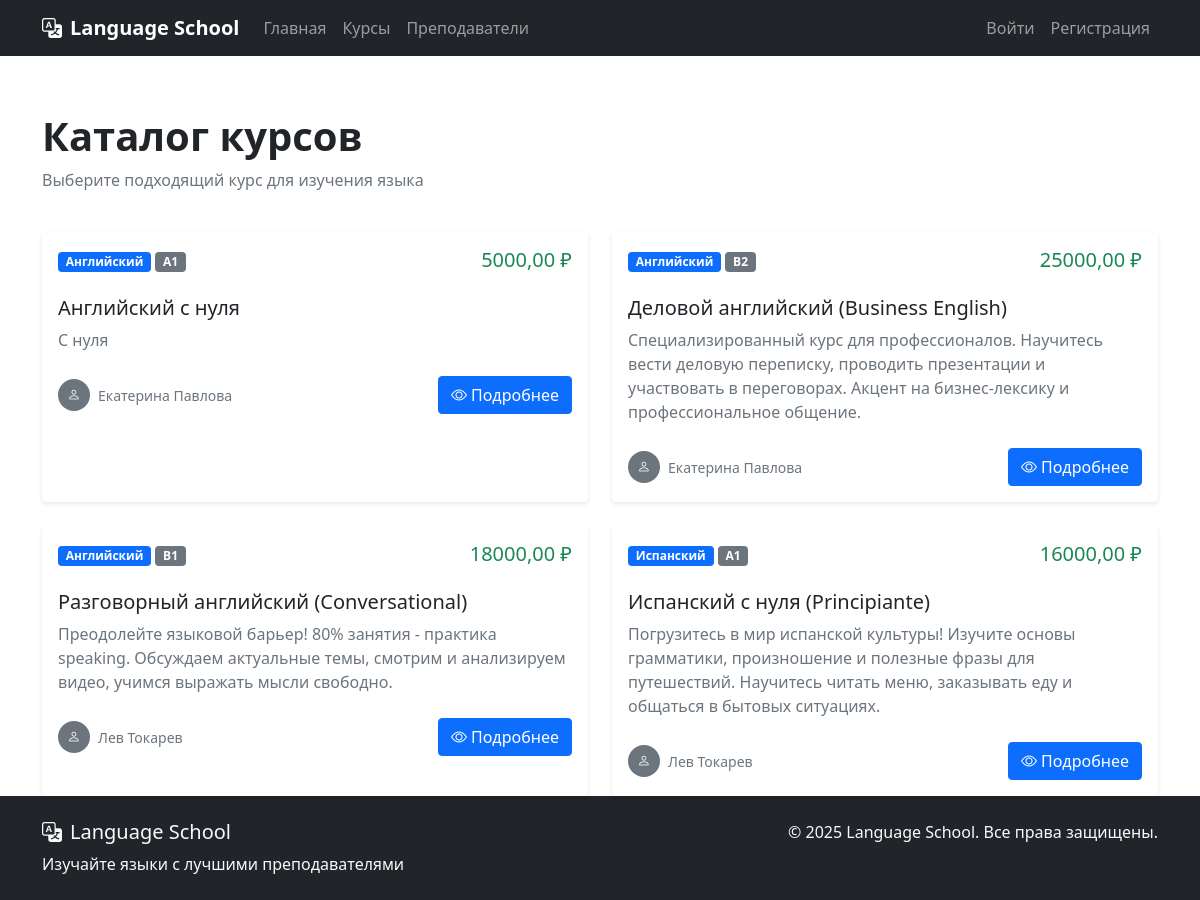
Page /courses/ on the earlier database version.
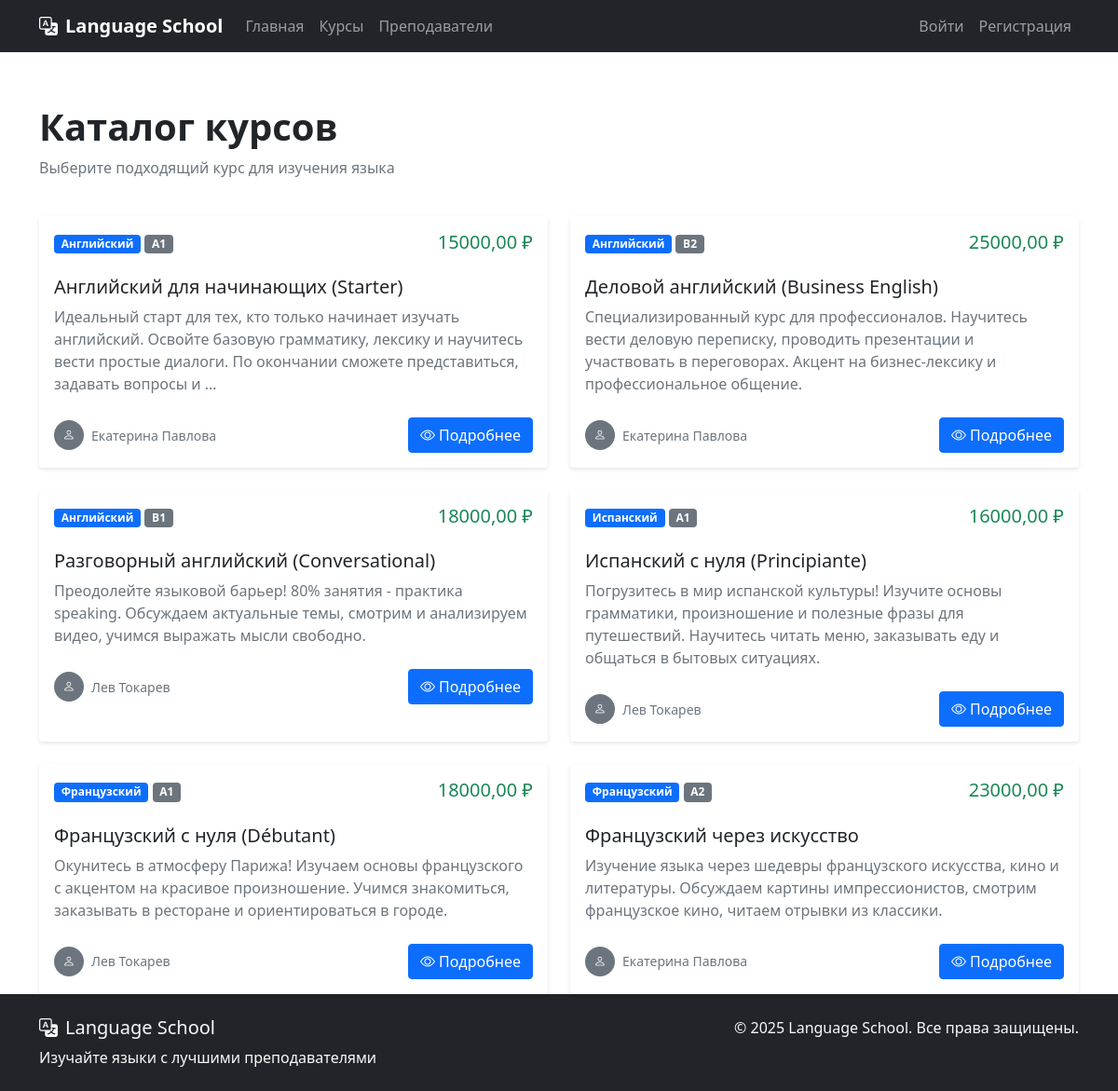
Same page on the later database version.
### school/models.py (models this page shows, shortened)
class Course(models.Model):
    title = models.CharField(max_length=200)
    description = models.TextField()
    language = models.ForeignKey(Language, on_delete=models.CASCADE)
    level = models.ForeignKey(Level, on_delete=models.CASCADE)
    price = models.DecimalField(max_digits=10, decimal_places=2, validators=[MinValueValidator(0)])
    duration = models.CharField(max_length=100)
    teacher = models.ForeignKey(Teacher, on_delete=models.CASCADE)
    is_active = models.BooleanField(default=True)
    created_at = models.DateTimeField(auto_now_add=True)

class Language(models.Model):
    name = models.CharField(max_length=100)

class Level(models.Model):
    name = models.CharField(max_length=100)
    description = models.TextField()

class Teacher(models.Model):
    user = models.OneToOneField(User, on_delete=models.CASCADE)
    bio = models.TextField()
    photo = models.ImageField(upload_to='teachers/', null=True, blank=True)
    languages = models.ManyToManyField(Language)

### school/views.py (the view)
# urls.py: path('courses/', views.course_list, name='course_list'),
def course_list(request):
    courses = Course.objects.filter(is_active=True)
    return render(request, 'school/course_list.html', {'courses': courses})

### school/templates/school/course_list.html (shortened to what this page needs)
{% extends 'school/base.html' %}
{% block content %}
<div class="container">
    <div class="row mb-4 mt-4">
        <div class="col">
            <h1 class="fw-bold">Каталог курсов</h1>
            <p class="text-muted">Выберите подходящий курс для изучения языка</p>
        </div>
    </div>
    <div class="row g-4">
        {% for course in courses %}
        <div class="col-lg-6">
            <div class="card course-card">
                <div class="card-body">
                    <div class="d-flex justify-content-between align-items-start mb-3">
                        <div>
                            <span class="badge bg-primary mb-2">{{ course.language.name }}</span>
                            <span class="badge bg-secondary">{{ course.level.name }}</span>
                        </div>
                        <span class="h5 text-success mb-0">{{ course.price }} ₽</span>
                    </div>
                    <h5 class="card-title">{{ course.title }}</h5>
                    <p class="card-text text-muted">{{ course.description|truncatewords:25 }}</p>
                    <div class="d-flex justify-content-between align-items-center mt-4">
                        <div class="d-flex align-items-center">
                            {% if course.teacher.photo %}
                            <img src="{{ course.teacher.photo.url }}" alt="{{ course.teacher.user.get_full_name }}"
                                 class="rounded-circle me-2" width="32" height="32">
                            {% else %}
                            <div class="rounded-circle bg-secondary me-2 d-flex align-items-center justify-content-center"
                                 style="width: 32px; height: 32px;">
                                <i class="bi bi-person text-white" style="font-size: 0.8rem;"></i>
                            </div>
                            {% endif %}
                            <small class="text-muted">{{ course.teacher.user.get_full_name }}</small>
                        </div>
                        <a href="{% url 'course_detail' course.pk %}" class="btn btn-primary">
                            <i class="bi bi-eye me-1"></i>Подробнее
                        </a>
                    </div>
                </div>
            </div>
        </div>
        {% endfor %}
    </div>
</div>
{% endblock %}

### school/templates/school/base.html (shortened to what this page needs)
<!DOCTYPE html>
<html lang="ru">
<head>
    <link href="https://cdn.jsdelivr.net/npm/bootstrap@5.1.3/dist/css/bootstrap.min.css" rel="stylesheet">
    <link rel="stylesheet" href="https://cdn.jsdelivr.net/npm/bootstrap-icons@1.8.0/font/bootstrap-icons.css">
</head>
<body>
    <nav class="navbar navbar-expand-lg navbar-dark bg-dark sticky-top">
        <div class="container">
            <a class="navbar-brand" href="{% url 'home' %}">
                <i class="bi bi-translate me-2"></i>Language School
            </a>
            <div class="collapse navbar-collapse" id="navbarNav">
                <ul class="navbar-nav me-auto">
                    <li class="nav-item">
                        <a class="nav-link" href="{% url 'home' %}">
                            Главная
                        </a>
                    </li>
                    <li class="nav-item">
                        <a class="nav-link" href="{% url 'course_list' %}">
                            Курсы
                        </a>
                    </li>
                    <li class="nav-item">
                        <a class="nav-link" href="{% url 'teacher_list' %}">
                            Преподаватели
                        </a>
                    </li>
                </ul>
                <ul class="navbar-nav">
                    {% if user.is_authenticated %}
                        <li class="nav-item">
                            <a class="nav-link" href="{% url 'profile' %}">
                                Личный кабинет
                            </a>
                        </li>
                        <li class="nav-item">
                            <form method="post" action="{% url 'logout' %}" class="d-inline">
                                {% csrf_token %}
                                <button type="submit" class="nav-link logout-btn">
                                    Выйти
                                </button>
                            </form>
                        </li>
                    {% else %}
                        <li class="nav-item">
                            <a class="nav-link" href="{% url 'login' %}">
                                Войти
                            </a>
                        </li>
                        <li class="nav-item">
                            <a class="nav-link" href="{% url 'register' %}">
                                Регистрация
                            </a>
                        </li>
                    {% endif %}
                </ul>
            </div>
        </div>
    </nav>
    <main>
        {% block content %}
        {% endblock %}
    </main>
    <footer class="bg-dark text-light py-4 footer">
        <div class="container">
            <div class="row">
                <div class="col-md-6">
                    <h5><i class="bi bi-translate me-2"></i>Language School</h5>
                    <p class="mb-0">Изучайте языки с лучшими преподавателями</p>
                </div>
                <div class="col-md-6 text-md-end">
                    <p class="mb-0">&copy; 2025 Language School. Все права защищены.</p>
                </div>
            </div>
        </div>
    </footer>
</body>
</html>

### school/templates/school/base.html (style rules this page uses)
html, body { height: 100%; margin: 0; padding: 0; }
body { display: flex; flex-direction: column; min-height: 100vh; }
main { flex: 1 0 auto; padding-top: 2rem; }
.footer { flex-shrink: 0; margin-top: auto; }
.navbar-brand { font-weight: 600; }
.course-card { border: none; box-shadow: 0 2px 4px rgba(0,0,0,0.1); transition: all 0.3s ease; height: 100%; }

Differences in the rows shown:
changed Course: price "5000,00" → "15000,00"; title "Английский с нуля" → "Английский для начинающих (Starter)"; description "С нуля" → "Идеальный старт для тех, кто только начинает изучать английский. Освойте базовую грамматику, лексику и научитесь вести простые диалоги. По окончании сможете представиться, задавать вопросы и …"
added Course: language.name "Французский", level.name "А1", price "18000,00", title "Французский с нуля (Débutant)", description "Окунитесь в атмосферу Парижа! Изучаем основы французского с акцентом на красивое произношение. Учимся знакомиться, заказывать в ресторане и ориентироваться в городе.", teacher.user.get_full_name "Лев Токарев"
added Course: language.name "Французский", level.name "А2", price "23000,00", title "Французский через искусство", description "Изучение языка через шедевры французского искусства, кино и литературы. Обсуждаем картины импрессионистов, смотрим французское кино, читаем отрывки из классики.", teacher.user.get_full_name "Екатерина Павлова"
